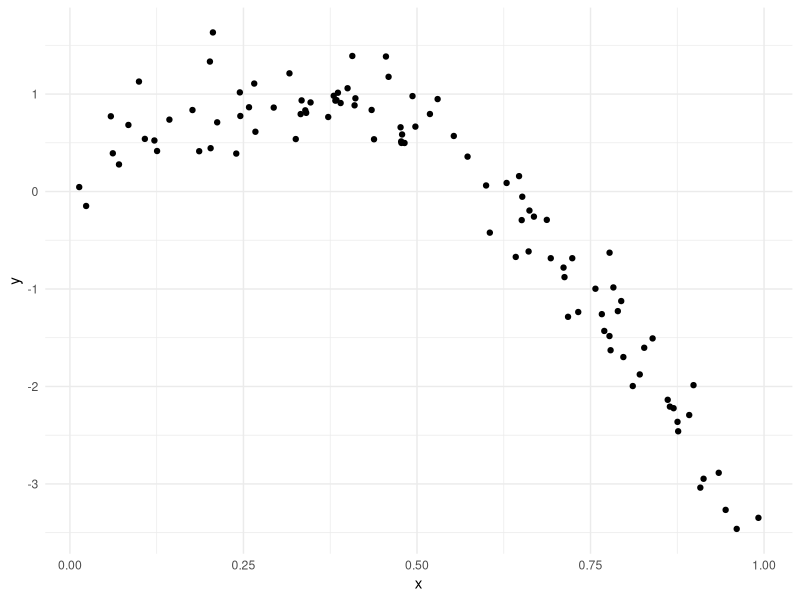
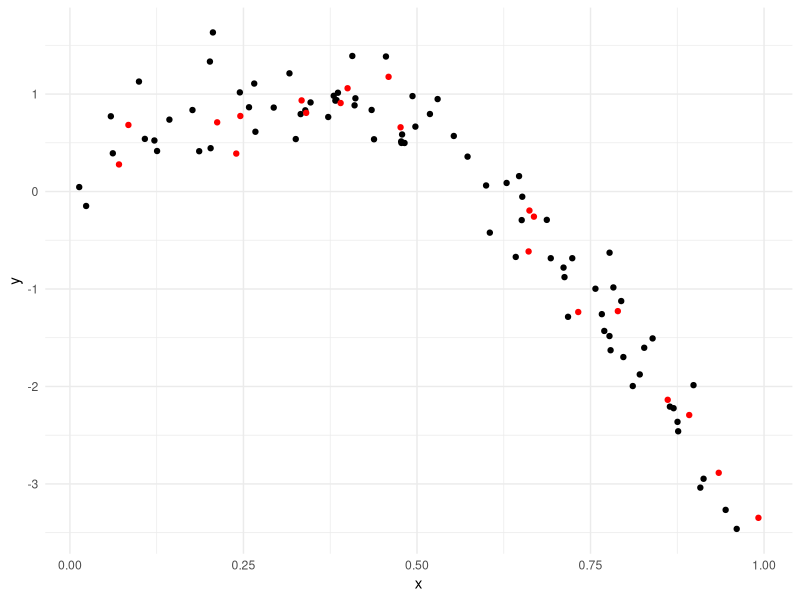
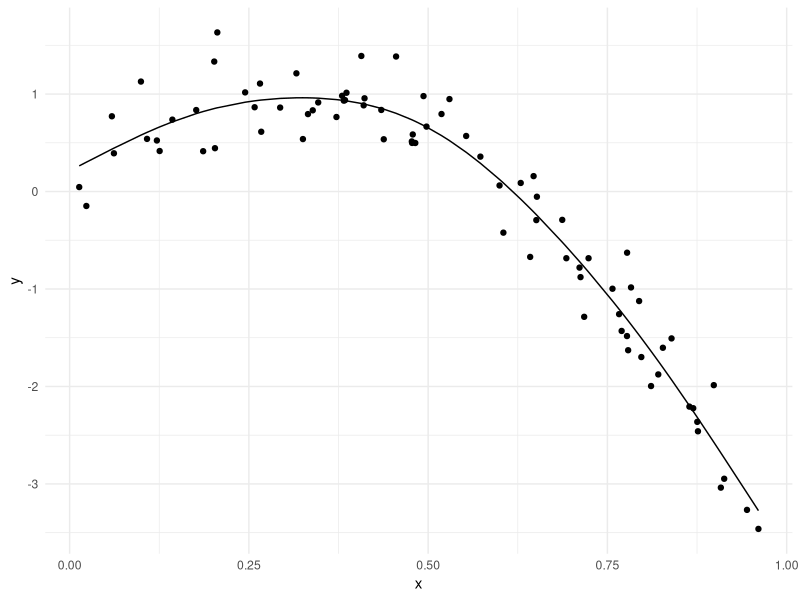
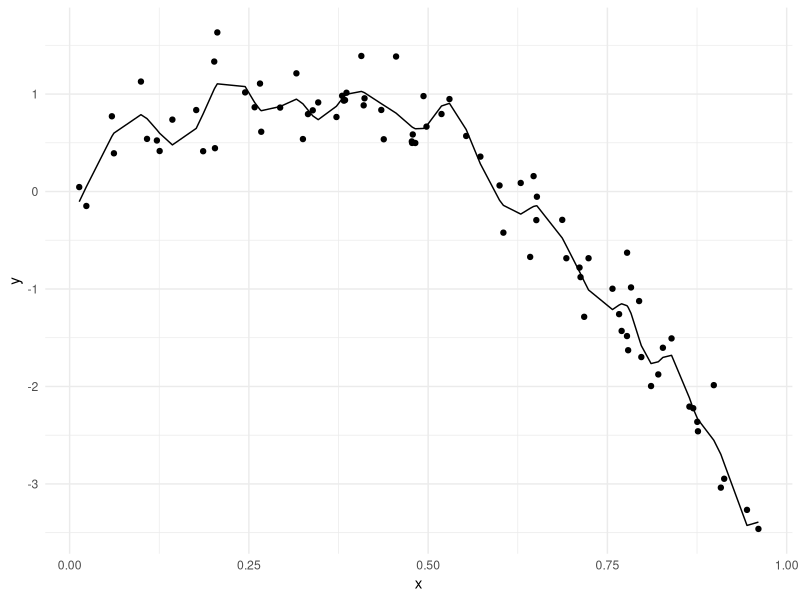
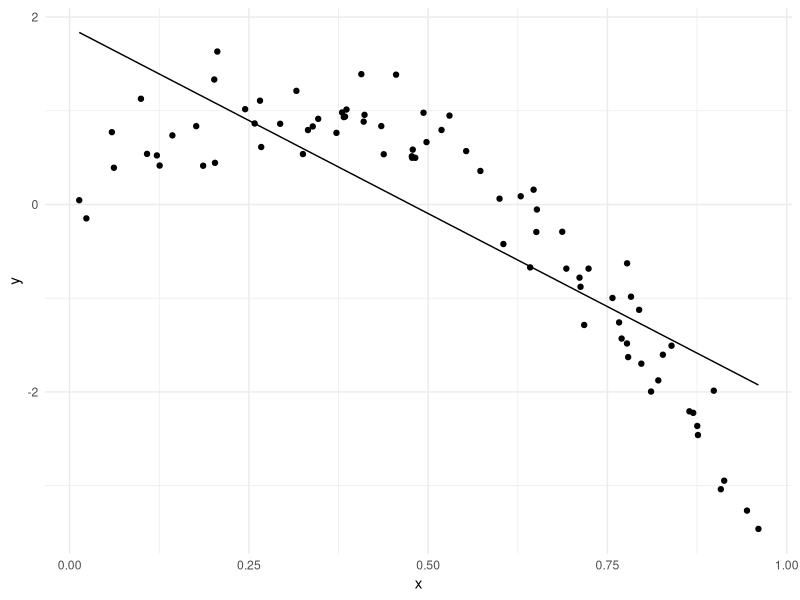
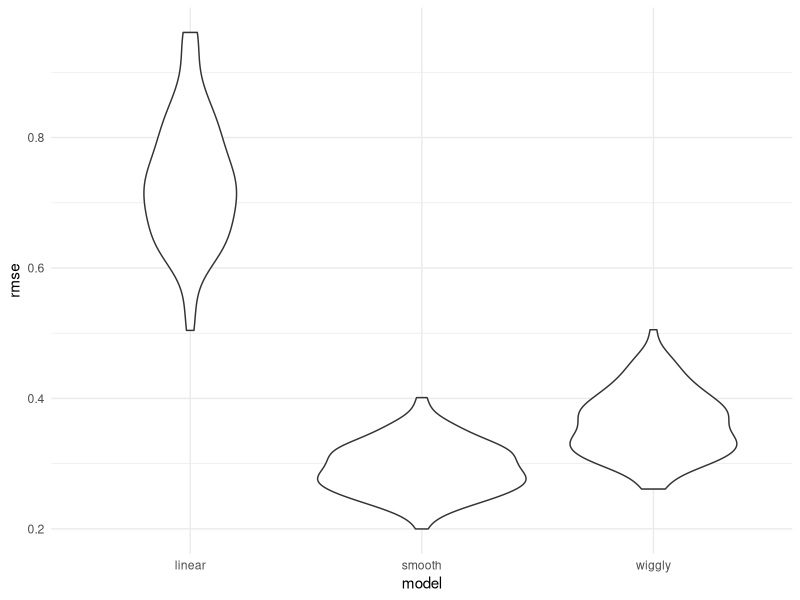

Reproduce these figures in R, in order.
## ---- chunk 1
library(tidyverse)
library(modelr)
library(mgcv)

knitr::opts_chunk$set(
  fig.width = 7,
  fig.asp = .7,
  out.width = "90%"
)

theme_set(theme_minimal() + theme(legend.position = "bottom"))

options(
  ggplot2.continuous.colour = "viridis",
  ggplot2.continuous.fill = "viridis",
  scale_colour_discrete = scale_colour_viridis_d,
scale_fill_discrete = scale_fill_viridis_d
)
## ---- chunk 2
set.seed(1)

nonlin_df = 
  tibble(
    id = 1:100,
    x = runif(100, 0, 1),
    y = 1 - 10 * (x - .3) ^ 2 + rnorm(100, 0, .3)
  )

nonlin_df %>% 
  ggplot(aes(x = x, y = y)) + 
  geom_point()
## ---- chunk 3
train_df<- sample_n(nonlin_df,80)
#look for people in nonlin_df that are not in train_df
test_df <- anti_join(nonlin_df, train_df, by = "id")

ggplot(train_df, aes(x = x, y =y)) + 
  geom_point() + 
  geom_point(data = test_df, color = "red")
## ---- chunk 4
linear_mod <- lm(y ~ x, train_df)
smooth_mod <- mgcv::gam(y ~s(x), data = train_df)

wiggly_mod <- mgcv::gam(y ~ s(x, k = 30), sp = 10e-6, data = train_df)
## ---- chunk 5
train_df %>% 
  add_predictions(smooth_mod) %>% 
  ggplot(aes( x =x, y = y)) + 
  geom_point() + 
  geom_line(aes(y =pred))

train_df %>% 
  add_predictions(wiggly_mod) %>% 
  ggplot(aes( x =x, y = y)) + 
  geom_point() + 
  geom_line(aes(y =pred))

train_df %>% 
  add_predictions(linear_mod) %>% 
  ggplot(aes( x =x, y = y)) + 
  geom_point() + 
  geom_line(aes(y =pred))
## ---- chunk 6
rmse(linear_mod, test_df)
rmse(smooth_mod, test_df) 
rmse(wiggly_mod, test_df)
## ---- chunk 7
cv_df <- crossv_mc(nonlin_df, 100)

cv_df %>% pull(train) %>% .[[1]] %>% as_tibble()
cv_df %>% pull(train) %>% .[[100]] %>% as_tibble()

cv_df <- crossv_mc(nonlin_df, 100) %>% 
  mutate(train = map(train, as_tibble), 
         test = map(test, as_tibble))
## ---- chunk 8
cv_df <- cv_df %>% 
  mutate( 
    linear_mod = map(train, ~lm(y~ x, data = .x)), 
    smooth_mod = map(train, ~mgcv::gam(y ~ s(x), data = .x)), 
    wiggly_mod = map(train, ~gam(y ~ s(x, k = 30), sp = 10e-6, data = .x))) %>% 
  mutate(
    rmse_linear = map2_dbl(linear_mod, test, ~rmse(model = .x, data = .y)), 
    rmse_smooth = map2_dbl(smooth_mod, test, ~rmse(model = .x, data = .y)), 
    rmse_wiggly = map2_dbl(wiggly_mod, test, ~rmse(model = .x, data = .y))
  )

cv_df %>% 
  select(starts_with("rmse")) %>% 
  pivot_longer(
    everything(), 
    names_to = "model", 
    values_to = "rmse", 
    names_prefix = "rmse_"
  ) %>% 
  mutate(model = fct_inorder(model)) %>% 
  ggplot(aes(x = model, y = rmse)) + 
  geom_violin()
